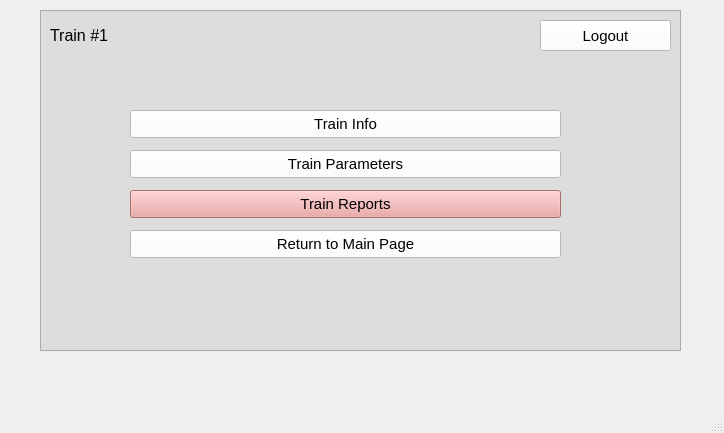
<?xml version="1.0" encoding="UTF-8"?>
<ui version="4.0">
 <class>MainWindow</class>
 <widget class="QMainWindow" name="MainWindow">
  <property name="geometry">
   <rect>
    <x>0</x>
    <y>0</y>
    <width>724</width>
    <height>433</height>
   </rect>
  </property>
  <property name="windowTitle">
   <string>MainWindow</string>
  </property>
  <widget class="QWidget" name="centralwidget">
   <widget class="QPushButton" name="logout_button_menu">
    <property name="geometry">
     <rect>
      <x>540</x>
      <y>20</y>
      <width>131</width>
      <height>31</height>
     </rect>
    </property>
    <property name="sizePolicy">
     <sizepolicy hsizetype="Minimum" vsizetype="Minimum">
      <horstretch>0</horstretch>
      <verstretch>0</verstretch>
     </sizepolicy>
    </property>
    <property name="minimumSize">
     <size>
      <width>0</width>
      <height>0</height>
     </size>
    </property>
    <property name="maximumSize">
     <size>
      <width>1347</width>
      <height>16777215</height>
     </size>
    </property>
    <property name="font">
     <font>
      <pointsize>11</pointsize>
     </font>
    </property>
    <property name="styleSheet">
     <string notr="true">background-color: rgb(255, 255, 255);</string>
    </property>
    <property name="text">
     <string>Logout</string>
    </property>
    <property name="iconSize">
     <size>
      <width>20</width>
      <height>20</height>
     </size>
    </property>
   </widget>
   <widget class="QPushButton" name="train_info_button">
    <property name="geometry">
     <rect>
      <x>130</x>
      <y>110</y>
      <width>431</width>
      <height>28</height>
     </rect>
    </property>
    <property name="font">
     <font>
      <pointsize>11</pointsize>
     </font>
    </property>
    <property name="styleSheet">
     <string notr="true">background-color: rgb(255, 255, 255);</string>
    </property>
    <property name="text">
     <string>Train Info</string>
    </property>
    <property name="iconSize">
     <size>
      <width>20</width>
      <height>20</height>
     </size>
    </property>
   </widget>
   <widget class="QLabel" name="label">
    <property name="geometry">
     <rect>
      <x>50</x>
      <y>20</y>
      <width>203</width>
      <height>31</height>
     </rect>
    </property>
    <property name="font">
     <font>
      <pointsize>12</pointsize>
     </font>
    </property>
    <property name="text">
     <string>Train #1</string>
    </property>
   </widget>
   <widget class="QPushButton" name="train_parameters_button">
    <property name="geometry">
     <rect>
      <x>130</x>
      <y>150</y>
      <width>431</width>
      <height>28</height>
     </rect>
    </property>
    <property name="font">
     <font>
      <pointsize>11</pointsize>
     </font>
    </property>
    <property name="styleSheet">
     <string notr="true">background-color: rgb(255, 255, 255);</string>
    </property>
    <property name="text">
     <string>Train Parameters</string>
    </property>
    <property name="iconSize">
     <size>
      <width>20</width>
      <height>20</height>
     </size>
    </property>
   </widget>
   <widget class="QPushButton" name="return_button">
    <property name="geometry">
     <rect>
      <x>130</x>
      <y>230</y>
      <width>431</width>
      <height>28</height>
     </rect>
    </property>
    <property name="font">
     <font>
      <pointsize>11</pointsize>
     </font>
    </property>
    <property name="styleSheet">
     <string notr="true">background-color: rgb(255, 255, 255);</string>
    </property>
    <property name="text">
     <string>Return to Main Page</string>
    </property>
    <property name="iconSize">
     <size>
      <width>20</width>
      <height>20</height>
     </size>
    </property>
   </widget>
   <widget class="QPushButton" name="train_reports_button">
    <property name="geometry">
     <rect>
      <x>130</x>
      <y>190</y>
      <width>431</width>
      <height>28</height>
     </rect>
    </property>
    <property name="font">
     <font>
      <pointsize>11</pointsize>
     </font>
    </property>
    <property name="styleSheet">
     <string notr="true">background-color: rgb(234, 153, 153);</string>
    </property>
    <property name="text">
     <string>Train Reports</string>
    </property>
    <property name="iconSize">
     <size>
      <width>20</width>
      <height>20</height>
     </size>
    </property>
   </widget>
   <widget class="QFrame" name="frame">
    <property name="geometry">
     <rect>
      <x>40</x>
      <y>10</y>
      <width>641</width>
      <height>341</height>
     </rect>
    </property>
    <property name="styleSheet">
     <string notr="true">background-color: rgb(221, 221, 221);
border-color: rgb(0, 0, 0);</string>
    </property>
    <property name="frameShape">
     <enum>QFrame::StyledPanel</enum>
    </property>
    <property name="frameShadow">
     <enum>QFrame::Raised</enum>
    </property>
   </widget>
   <zorder>frame</zorder>
   <zorder>logout_button_menu</zorder>
   <zorder>train_info_button</zorder>
   <zorder>label</zorder>
   <zorder>train_parameters_button</zorder>
   <zorder>return_button</zorder>
   <zorder>train_reports_button</zorder>
  </widget>
  <widget class="QStatusBar" name="statusbar"/>
 </widget>
 <resources/>
 <connections/>
</ui>
